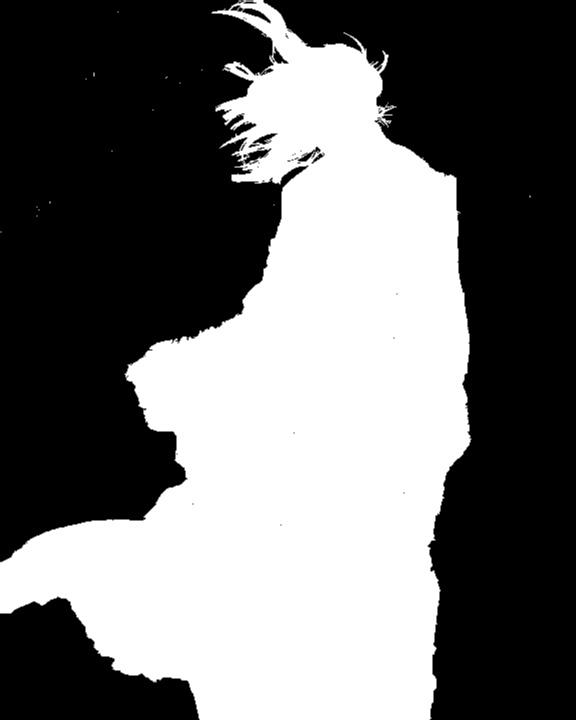
#> input picture backend/fake_trimap.jpg, 576 x 720 px
$ python -i color_variance.py   (imports and definitions only)
#> lines starting #> are read from the running program, lines starting #| are printed output that depends on the picture; after the words box and inside, x2 and y2 are one past the last pixel; in counts of white or black regions, pixels touching at a corner belong together
#> further down, picture is the input picture: shape (720, 576, 3); min 0, max 255, mean 109.5
import cv2
import numpy as np
from sklearn.cluster import KMeans


def kmeans_threshold(variance_map):
    kmeans = KMeans(n_clusters=2, random_state=0).fit(variance_map.reshape(-1, 1))
    centers = kmeans.cluster_centers_.flatten()
    return np.mean(centers)


def otsu_threshold(image):
    if image.dtype != np.uint8:
        image = (image * 255).astype(np.uint8)
    threshold, _ = cv2.threshold(image, 0, 255, cv2.THRESH_BINARY + cv2.THRESH_OTSU)
    return threshold / 255.0


def adaptive_threshold(image, block_size=11, C=2):
    if len(image.shape) == 2 or (len(image.shape) == 3 and image.shape[2] == 1):
        gray = image
    else:
        gray = cv2.cvtColor(image, cv2.COLOR_BGR2GRAY)
    gray = np.uint8(gray * 255)

    adaptive_thresh = cv2.adaptiveThreshold(
        gray, 255, cv2.ADAPTIVE_THRESH_GAUSSIAN_C, cv2.THRESH_BINARY, block_size, C
    )
    return adaptive_thresh / 255.0


def mean_std_threshold(variance_map, factor=5):
    mean = np.mean(variance_map)
    std = np.std(variance_map)
    return mean + factor * std


def histogram_threshold(variance_map, percentile=90):
    hist, bins = np.histogram(variance_map, bins=256)
    cumsum = np.cumsum(hist)
    threshold_index = np.searchsorted(cumsum, percentile / 100 * cumsum[-1])
    return bins[threshold_index]


def color_variance(image, window_size):
#> called with window_size = 5
    image = image.astype(np.float32) / 255.0

    # Calculate local mean
    local_mean = cv2.blur(image, (window_size, window_size))
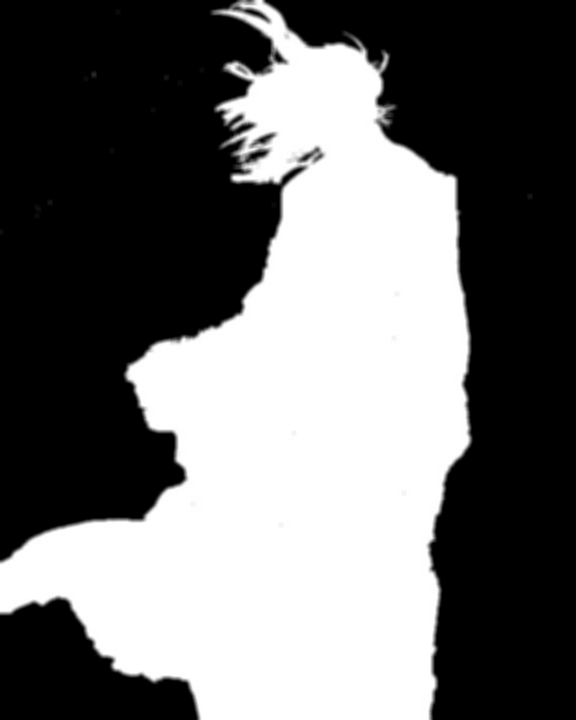
#> local_mean: shape (720, 576, 3) float32; min 0, max 1, mean 0.429
    # Calculate local squared mean
    local_squared_mean = cv2.blur(image**2, (window_size, window_size))
    # Variance is E[X^2] - E[X]^2
    variance = local_squared_mean - local_mean**2
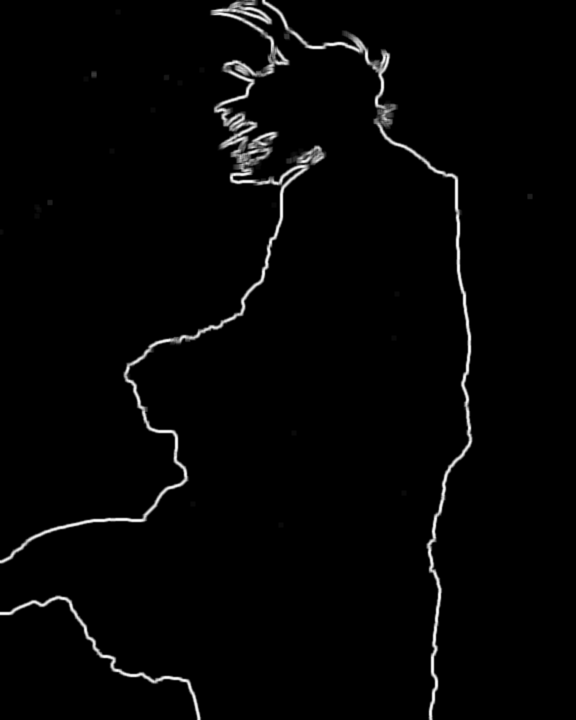
#> variance: shape (720, 576, 3) float32; min 0, max 0.2, mean 0.00394; drawn with min black and max white
    # Sum variance across channels
    total_variance = np.sum(variance, axis=2)
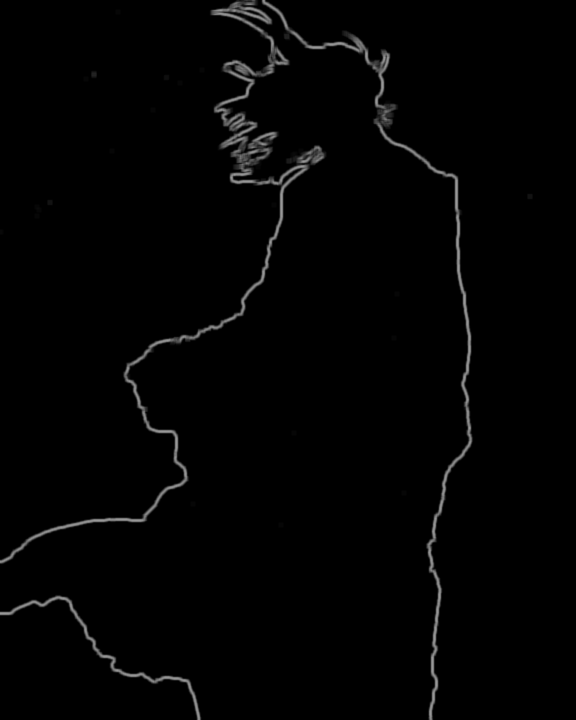
#> total_variance: shape (720, 576) float32; min 0, max 0.6, mean 0.0118

    return total_variance


def adaptive_threshold_picker(variance_map, method="otsu"):
    if method == "otsu":
        return otsu_threshold(variance_map)
    elif method == "adaptive":
        return adaptive_threshold(variance_map)
    elif method == "mean_std":
        return mean_std_threshold(variance_map)
    elif method == "histogram":
        return histogram_threshold(variance_map)
    elif method == "kmeans":
        return kmeans_threshold(variance_map)
    else:
        raise ValueError("Unknown method")


def create_alpha_matting_mask(image, window_size=5, threshold_method="otsu"):
    # Calculate color variance
    variance = color_variance(image, window_size)
    # Normalize variance to 0-1 range
    variance_normalized = (variance - variance.min()) / (
        variance.max() - variance.min()
    )
    # Get adaptive threshold
    threshold = adaptive_threshold_picker(variance_normalized, method=threshold_method)
#> in otsu_threshold, `threshold, _ = cv2.threshold(image, 0, 255, cv2.THRESH_BINARY + cv2.TH..`: threshold = 86
#> threshold = 0.337
    # Create binary mask based on threshold
    mask = (variance_normalized > threshold).astype(np.uint8) * 255
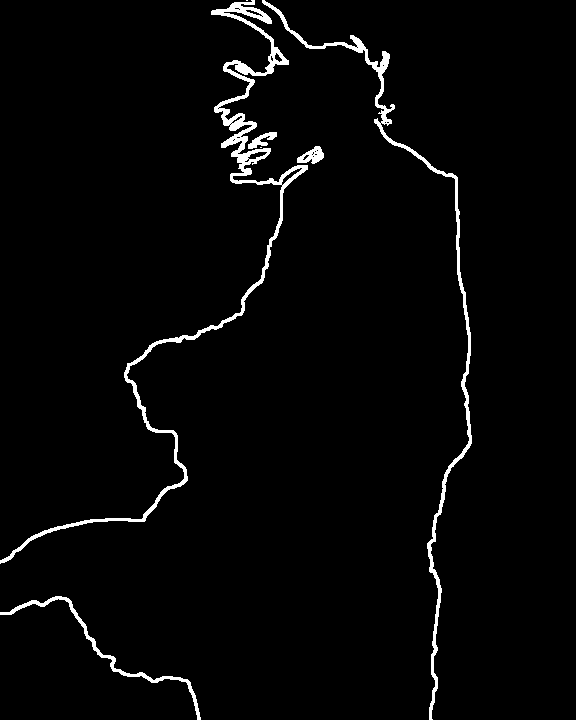
#> mask: shape (720, 576); 2.5% white; 7 white regions (2 under 20 px), largest, box (x1, y1, x2, y2) and area: (0, 0, 308, 564) 5475, (262, 0, 472, 720) 3485, (0, 596, 201, 720) 1045, (297, 146, 324, 164) 272, (248, 132, 277, 149) 218
    # Optional: Apply some morphological operations to clean up the mask
    # kernel = np.ones((2, 2), np.uint8)
    # mask = cv2.morphologyEx(mask, cv2.MORPH_CLOSE, kernel)
    # mask = cv2.morphologyEx(mask, cv2.MORPH_OPEN, kernel)

    return mask

>>> import cv2
>>> picture = cv2.imread('../fake_trimap.jpg')
>>> result = create_alpha_matting_mask(picture)
